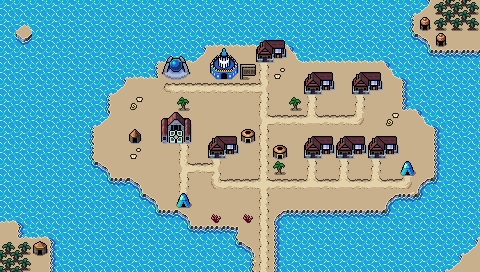

Rendered tile map (Tiled .tmx) drawn with the repository's tilesets; below, a short description and the map source with its tile grids summarised:
An orthogonal 30x17 tile map with 16x16 px tiles, 4 tile layers (Background, Ground, Foreground, AboveSprites), 3 tilesets and 13 objects.

<map version="1.10" tiledversion="1.10.1" orientation="orthogonal" renderorder="right-down" width="30" height="17" tilewidth="16" tileheight="16" infinite="0" nextlayerid="6" nextobjectid="57">
 <editorsettings>
  <export target="wastetown..tmx" format="tmx" />
 </editorsettings>
 <tileset firstgid="1" source="../../tileset/main.tsx" />
 <tileset firstgid="10113" source="../../tileset/buildings.tsx" />
 <tileset firstgid="11905" source="../../tileset/buildings-nocollide.tsx" />
 <layer id="1" name="Background" width="30" height="17">
  <data>[510 cells, 510 non-empty, 21 distinct tile ids]</data>
 </layer>
 <layer id="2" name="Ground" width="30" height="17">
  <data>[510 cells, 62 non-empty, 14 distinct tile ids]</data>
 </layer>
 <layer id="3" name="Foreground" width="30" height="17">
  <properties>
   <property name="spriteLayer" type="bool" value="true" />
  </properties>
  <data>[510 cells, 46 non-empty, 27 distinct tile ids]</data>
 </layer>
 <layer id="5" name="AboveSprites" width="30" height="17">
  <data>[510 cells, 18 non-empty, 6 distinct tile ids]</data>
 </layer>
 <objectgroup id="4" name="Objects">
  <object id="38" template="../../obj/entry_up.tx" x="256" y="271" />
  <object id="41" template="../../obj/shop.tx" x="304" y="98">
   <properties>
    <property name="commonShopList" value="Merfolk,Wizard,Bird4Blue,Sliver2Blue,Rogue4Blue,Spirit4Blue,Pirate4Blue" />
    <property name="mythicShopList" value="Planeswalker,WUBRG,Vehicle,Artifact,Equip,Wand,Legend4Blue,Mutants" />
    <property name="rareShopList" value="Azorius,Izzet,Simic,Dimir,Creature6Blue,Multicolor,Land4Blue,PhyrexianBlue,Mutants,Horrors,Shapeshifter,Sphinx,LargeSeaCreatures" />
    <property name="uncommonShopList" value="Creature2Blue,Creature,Blue" />
   </properties>
  </object>
  <object id="42" template="../../obj/shop.tx" x="368" y="162">
   <properties>
    <property name="commonShopList" value="Merfolk,Wizard,Bird4Blue,Sliver2Blue,Rogue4Blue,Spirit4Blue,Pirate4Blue" />
    <property name="mythicShopList" value="Planeswalker,WUBRG,Vehicle,Artifact,Equip,Wand,Legend4Blue,Mutants" />
    <property name="rareShopList" value="Azorius,Izzet,Simic,Dimir,Creature6Blue,Multicolor,Land4Blue,PhyrexianBlue,Mutants,Horrors,Shapeshifter,Sphinx,LargeSeaCreatures" />
    <property name="uncommonShopList" value="Creature2Blue,Creature,Blue" />
   </properties>
  </object>
  <object id="43" template="../../obj/shop.tx" x="353" y="98">
   <properties>
    <property name="commonShopList" value="Merfolk,Wizard,Bird4Blue,Sliver2Blue,Rogue4Blue,Spirit4Blue,Pirate4Blue" />
    <property name="mythicShopList" value="Planeswalker,WUBRG,Vehicle,Artifact,Equip,Wand,Legend4Blue,Mutants" />
    <property name="rareShopList" value="Azorius,Izzet,Simic,Dimir,Creature6Blue,Multicolor,Land4Blue,PhyrexianBlue,Mutants,Horrors,Shapeshifter,Sphinx,LargeSeaCreatures" />
    <property name="uncommonShopList" value="Creature2Blue,Creature,Blue" />
   </properties>
  </object>
  <object id="44" template="../../obj/shop.tx" x="208" y="162">
   <properties>
    <property name="commonShopList" value="Merfolk,Wizard,Bird4Blue,Sliver2Blue,Rogue4Blue,Spirit4Blue,Pirate4Blue" />
    <property name="mythicShopList" value="Planeswalker,WUBRG,Vehicle,Artifact,Equip,Wand,Legend4Blue,Mutants" />
    <property name="rareShopList" value="Azorius,Izzet,Simic,Dimir,Creature6Blue,Multicolor,Land4Blue,PhyrexianBlue,Mutants,Horrors,Shapeshifter,Sphinx,LargeSeaCreatures" />
    <property name="uncommonShopList" value="Creature2Blue,Creature,Blue" />
   </properties>
  </object>
  <object id="45" template="../../obj/shop.tx" x="304" y="162">
   <properties>
    <property name="commonShopList" value="Merfolk,Wizard,Bird4Blue,Sliver2Blue,Rogue4Blue,Spirit4Blue,Pirate4Blue" />
    <property name="mythicShopList" value="Planeswalker,WUBRG,Vehicle,Artifact,Equip,Wand,Legend4Blue,Mutants" />
    <property name="rareShopList" value="Azorius,Izzet,Simic,Dimir,Creature6Blue,Multicolor,Land4Blue,PhyrexianBlue,Mutants,Horrors,Shapeshifter,Sphinx,LargeSeaCreatures" />
    <property name="uncommonShopList" value="Creature2Blue,Creature,Blue" />
   </properties>
  </object>
  <object id="46" template="../../obj/shop.tx" x="336" y="162">
   <properties>
    <property name="commonShopList" value="Merfolk,Wizard,Bird4Blue,Sliver2Blue,Rogue4Blue,Spirit4Blue,Pirate4Blue" />
    <property name="mythicShopList" value="Planeswalker,WUBRG,Vehicle,Artifact,Equip,Wand,Legend4Blue,Mutants" />
    <property name="rareShopList" value="Azorius,Izzet,Simic,Dimir,Creature6Blue,Multicolor,Land4Blue,PhyrexianBlue,Mutants,Horrors,Shapeshifter,Sphinx,LargeSeaCreatures" />
    <property name="uncommonShopList" value="Creature2Blue,Creature,Blue" />
   </properties>
  </object>
  <object id="47" template="../../obj/inn.tx" x="215" y="82" />
  <object id="48" template="../../obj/shop.tx" x="173.75" y="209.75" width="20.75" height="18.75">
   <properties>
    <property name="commonShopList" value="Island" />
    <property name="noRestock" type="bool" value="true" />
   </properties>
  </object>
  <object id="52" template="../../obj/quest.tx" x="158.5" y="146.25" width="33.75" height="36">
   <properties>
    <property name="questtype" value="island_town_tribal" />
   </properties>
  </object>
  <object id="53" template="../../obj/shardtrader.tx" x="398" y="178" />
  <object id="55" template="../../obj/shop.tx" x="168" y="82">
   <properties>
    <property name="commonShopList" value="Merfolk,Wizard,Bird4Blue,Sliver2Blue,Rogue4Blue,Spirit4Blue,Pirate4Blue" />
    <property name="mythicShopList" value="Planeswalker,WUBRG,Vehicle,Artifact,Equip,Wand,Legend4Blue" />
    <property name="rareShopList" value="Azorius,Izzet,Simic,Dimir,Creature6Blue,Multicolor,Land4Blue,PhyrexianBlue" />
    <property name="uncommonShopList" value="Creature2Blue,Creature,Blue" />
   </properties>
  </object>
  <object id="56" template="../../obj/shop.tx" x="256" y="66">
   <properties>
    <property name="commonShopList" value="Merfolk,Wizard,Bird4Blue,Sliver2Blue,Rogue4Blue,Spirit4Blue,Pirate4Blue" />
    <property name="mythicShopList" value="Planeswalker,WUBRG,Vehicle,Artifact,Equip,Wand,Legend4Blue,Mutants" />
    <property name="rareShopList" value="Azorius,Izzet,Simic,Dimir,Creature6Blue,Multicolor,Land4Blue,PhyrexianBlue,Mutants,Horrors,Shapeshifter,Sphinx,LargeSeaCreatures" />
    <property name="uncommonShopList" value="Creature2Blue,Creature,Blue" />
   </properties>
  </object>
 </objectgroup>
</map>
